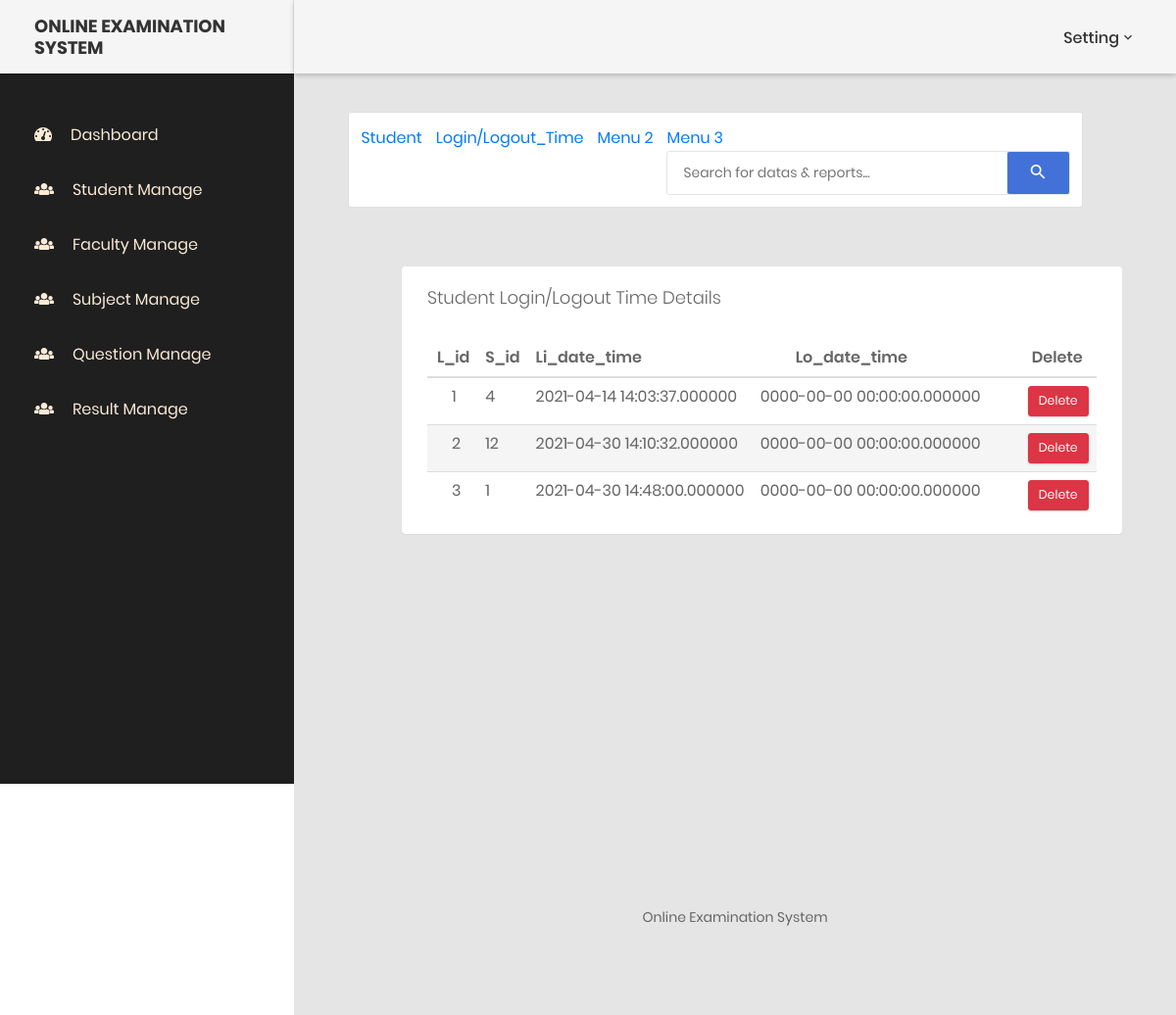
Page /admin/stu_time.php on the committed database.
### tables this page shows
CREATE TABLE `student_login_master` (
  `L_id` int(10) NOT NULL,
  `S_id` int(10) NOT NULL,
  `Li_date_time` datetime(6) NOT NULL,
  `Lo_date_time` datetime(6) NOT NULL
);

### admin/stu_time.php (the view, shortened to what this page needs)
<!DOCTYPE html>
<html lang="en">
<head>
   <link rel="stylesheet" href="assets/bootstrap.min.css">
   <link rel="stylesheet" href="assets/style.css">
   <link rel="stylesheet" href="assets/main.css">
   <link rel="stylesheet" href="https://maxcdn.bootstrapcdn.com/bootstrap/3.4.1/css/bootstrap.min.css">
</head>
<?php include "header.php"; ?>
<?php
include "../connection.php";
if(isset($_POST['submit'])){
    $search = $_POST['search'];
    $result = mysqli_query($con, "SELECT * FROM student_login_master WHERE S_id=$search");
    $count = mysqli_num_rows($result);
}else{
    $select = "SELECT * FROM student_login_master";
    $result = mysqli_query($con,$select);
    $count = mysqli_num_rows($result);
}
 ?>
<body class="animsition">
<?php include "sidebar.php"; ?>
        <div class="page-container">
             <div class="main-content" id="main-content">
                <div class="section__content section__content--p30">
                    <div id="container-fluid" class="container-fluid">
							<div class="col-lg-12" id="header">
								<div class="card">
									<div class="card-body" >
                                    <ul class="list-inline">
                                        <li><a href="student.php">Student</a></li>
                                        <li><a href="stu_time.php">Login/Logout_Time</a></li>
                                        <li><a href="#">Menu 2</a></li>
                                        <li><a href="#">Menu 3</a></li>
                                        <form class="form-header pull-right" action="" method="POST">
                                <input class="au-input au-input--xl" type="text" name="search" placeholder="Search for datas &amp; reports..." />
                                <button class="au-btn--submit" type="submit" name="submit">
                                    <i class="zmdi zmdi-search"></i>
                                </button>
                            </form>
                                    </ul>
									</div>
								</div>
							</div>
						</div>
                    <div class="row m-t-30">
                    <div class="row">
                    <div class="col-md-12" id="box">
							<div class="panel" id="panel">
								<div class="panel-heading">
									<h3 class="panel-title">Student Login/Logout Time Details</h3>
								</div>
								<div class="panel-body">
									<table class="table table-striped">
										<thead>
											<tr>
                                                <th id="sid">L_id</th>
												<th>S_id</th>
												<th>Li_date_time</th>
												<th id="head1">Lo_date_time</th>
                                                <th id="head1">Delete</th>
											</tr>
										</thead>
										<tbody>
                                        <?php
                                        if($count > 0) {
                                            while($data = mysqli_fetch_assoc($result)){
                                        ?>
                                            <tr>
                                                <td><?php echo $data['L_id']; ?></td>
                                                <td><?php echo $data['S_id']; ?></td>
                                                <td><?php echo $data['Li_date_time']; ?></td>
                                                <td><?php echo $data['Lo_date_time']; ?></td>
                                               <td>
                                               <div class="card-body" id="btn">
                                            <button type="button" name="delete"  class="btn btn-danger btn-lg"><a href="?lid=<?php echo $data['L_id'];?>"  name="delete" class="text-white">Delete</a></button>
                                               </td>
                                               </div>
                                           <?php
                                    }
                                            }
                                           ?>
                                </div>
                            </div>
                    </div>
                </div>
            </div>
   <?php include "footer.php"; ?>
</body>
</html>

### admin/assets/main.css (style rules this page uses)
html { position: relative; min-height: 100%; }
body { background-color: #F3F5F8; font-family: "Source Sans Pro", sans-serif; font-size: 15px; color: #676a6d; }
a { color: #3287B2; }
th { font-weight: 600; }
.main-content { padding: 28px 10px; }
.btn { -webkit-border-radius: 2px; -moz-border-radius: 2px; border-radius: 2px; -moz-box-shadow: 0px 1px 2px 0 rgba(0, 0, 0, 0.2); -webkit-box-shadow: 0px 1px 2px 0 rgba(0, 0, 0, 0.2); box-shadow: 0px 1px 2px 0 rgba(0, 0, 0, 0.2); padding: 6px 22px; }
.btn-group-lg > .btn, .btn-lg { padding: 10px 28px; }
.panel { -webkit-border-radius: 3px; -moz-border-radius: 3px; border-radius: 3px; -moz-box-shadow: 0 2px 6px rgba(0, 0, 0, 0.08); -webkit-box-shadow: 0 2px 6px rgba(0, 0, 0, 0.08); box-shadow: 0 2px 6px rgba(0, 0, 0, 0.08); background-color: #fff; margin-bottom: 30px; }
.panel .panel-heading, .panel .panel-body, .panel .panel-footer { padding-left: 25px; padding-right: 25px; }
.panel .panel-heading { padding-top: 20px; padding-bottom: 20px; position: relative; }
.panel .panel-heading .panel-title { margin: 0; font-size: 18px; font-weight: 300; }
.panel .panel-body { padding-top: 10px; padding-bottom: 15px; }
.panel .table > thead > tr > td:first-child, .panel .table > thead > tr > th:first-child, .panel .table > tbody > tr > td:first-child, .panel .table > tbody > tr > th:first-child, .panel .table > tfoot > tr > td:first-child, .panel .table > tfoot > tr > th:first-child { padding-left: 25px; }
.panel .table > thead > tr > td:last-child, .panel .table > thead > tr > th:last-child, .panel .table > tbody > tr > td:last-child, .panel .table > tbody > tr > th:last-child, .panel .table > tfoot > tr > td:last-child, .panel .table > tfoot > tr > th:last-child { padding-left: 25px; }

### admin/stu_time.php (style rules this page uses)
#main-content { padding-top: 10px !important; min-height: 100vh; }
#head1 { padding-left: 44px !important; }
#sid { padding-left: 10px !important; }
#btn { padding: 0px !important; padding-left: 15px!important; }
#container-fluid { padding-left: 0px !important; }
#header { padding-right: 40px!important; }
#box { padding-left: 100px; }

### rows in the picture
student_login_master: L_id "1", S "4", Li_date_time "2021-04-14 14:03:37.000000", Lo_date_time "0000-00-00 00:00:00.000000"
student_login_master: L_id "2", S "12", Li_date_time "2021-04-30 14:10:32.000000", Lo_date_time "0000-00-00 00:00:00.000000"
student_login_master: L_id "3", S "1", Li_date_time "2021-04-30 14:48:00.000000", Lo_date_time "0000-00-00 00:00:00.000000"
